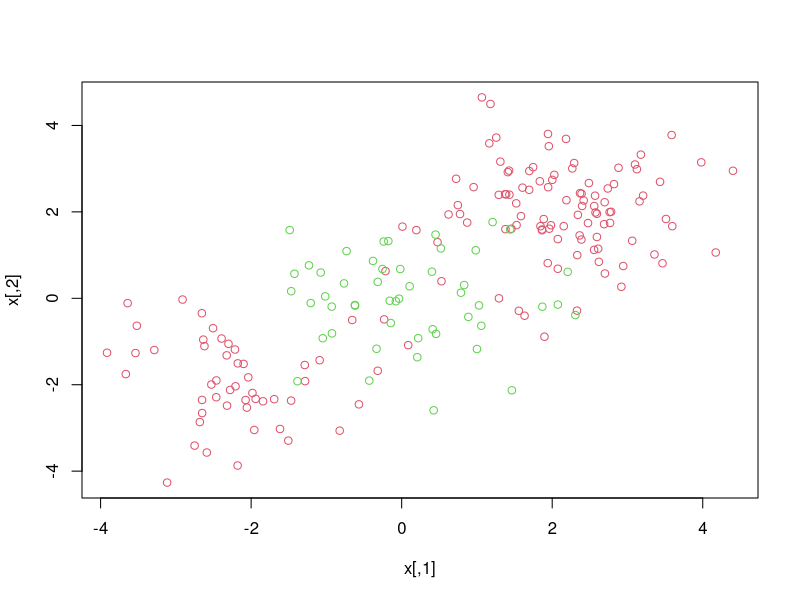
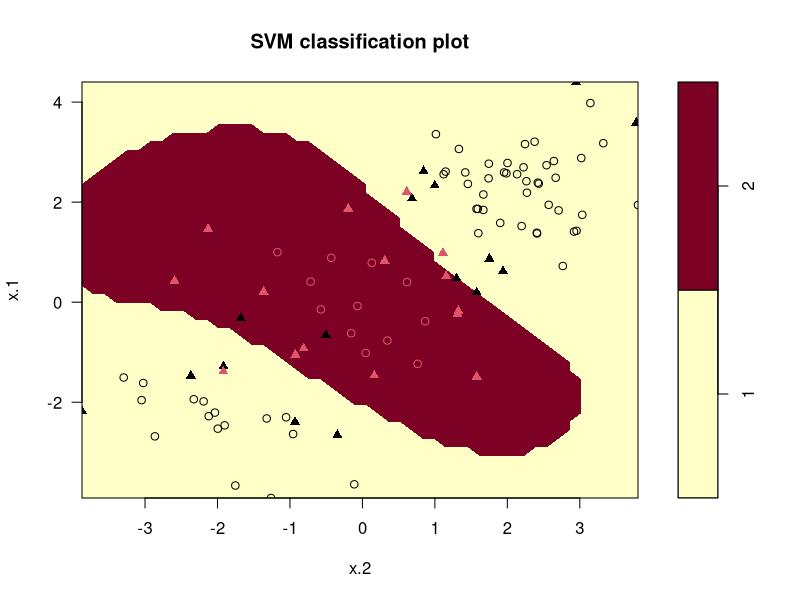
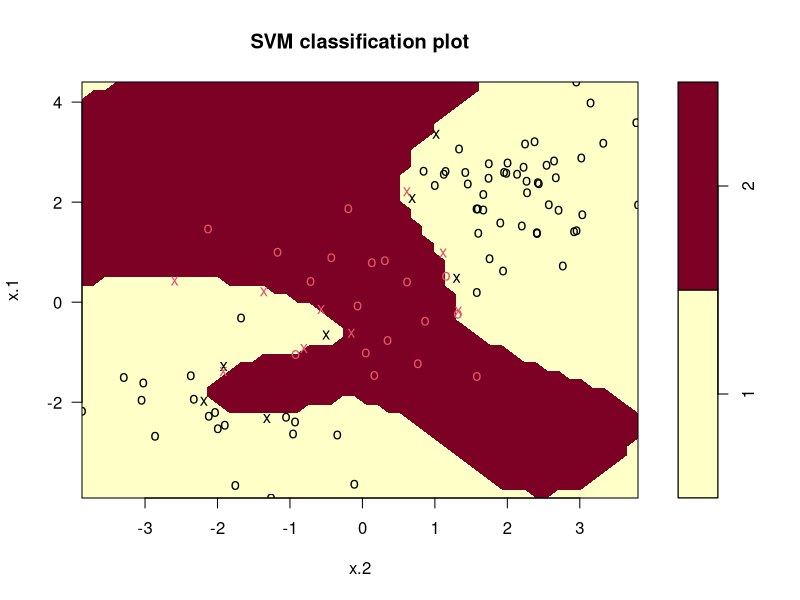
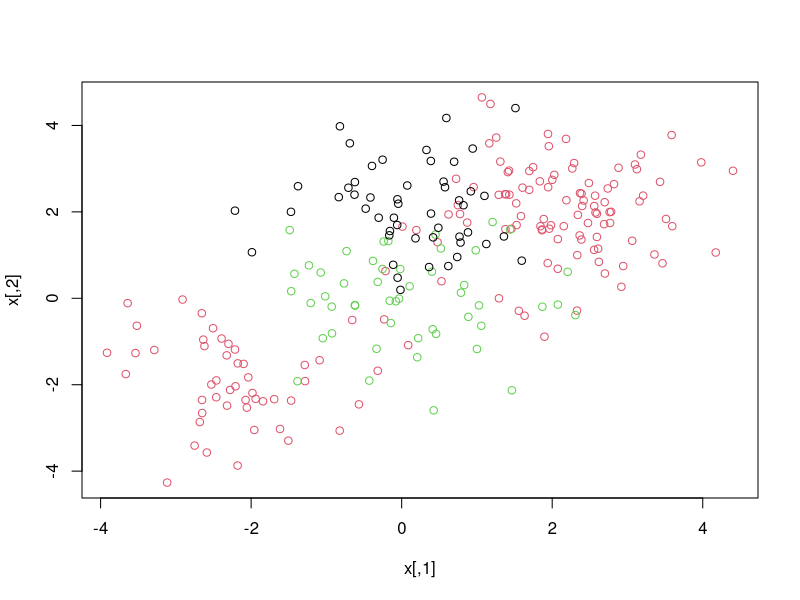
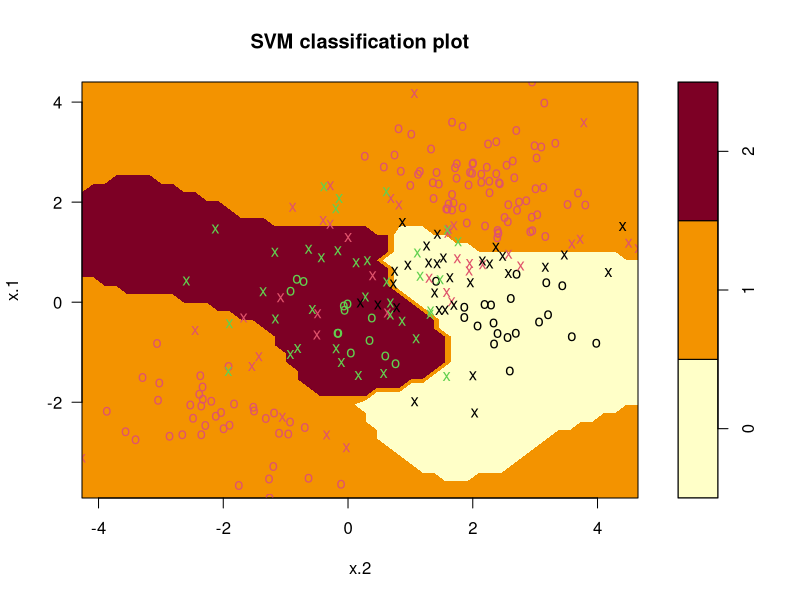

Write R code to recreate these figures, in order.
#SVM for binary classification
library(e1071)

set.seed(1)
x=matrix(rnorm(200*2),ncol=2)
x[1:100,]=x[1:100,]+2
x[101:150,]=x[101:150,]-2
y=c(rep(1,150),rep(2,50))
dat=data.frame(x=x,y=as.factor(y))

plot(x, col=y+1)

train=sample(200,100)
svmfit=svm(y~.,data=dat[train,],kernel="radial",gamma=1,cost=1)
plot(svmfit,dat[train,],svSymbol=17, dataSymbol=1)

summary(svmfit)

svmfit=svm(y~.,data=dat[train,],kernel="radial",gamma=1,cost=1e5)
plot(svmfit,dat[train,])

set.seed(1)
tune.out=tune(svm, y~., data=dat[train,], kernel="radial",
              ranges=list(cost=c(0.1,1,10,100,1000),
                          gamma=c(0.5,1,2,3,4)))

summary(tune.out)

bestmod=tune.out$best.model
summary(bestmod)

newpred=predict(tune.out$best.model,data=dat[-train,])
table(prediction=newpred,actual=dat[-train,"y"])

#SVM for Multiple Classes
set.seed(1)
x=rbind(x,matrix(rnorm(50*2),ncol=2))
y=c(y,rep(0,50))
x[y==0,2]=x[y==0,2]+2
dat.new=data.frame(x=x,y=as.factor(y))
plot(x,col=(y+1))

svmfit3=svm(y~., data=dat.new, kernel="radial", cost=10, gamma=1, probability=TRUE)
plot(svmfit3,dat.new)

data(iris)
svm3.iris = svm(iris$Species ~., iris, kernel="radial", cost=100, gamma=1, probability=TRUE)
svm3.iris

class.iris = predict(svm3.iris, iris, probability = TRUE)
table(predict=class.iris, truth=iris$Species)

com.iris = data.frame(attr(class.iris, "probabilities"), class.iris, iris$Species)
com.iris